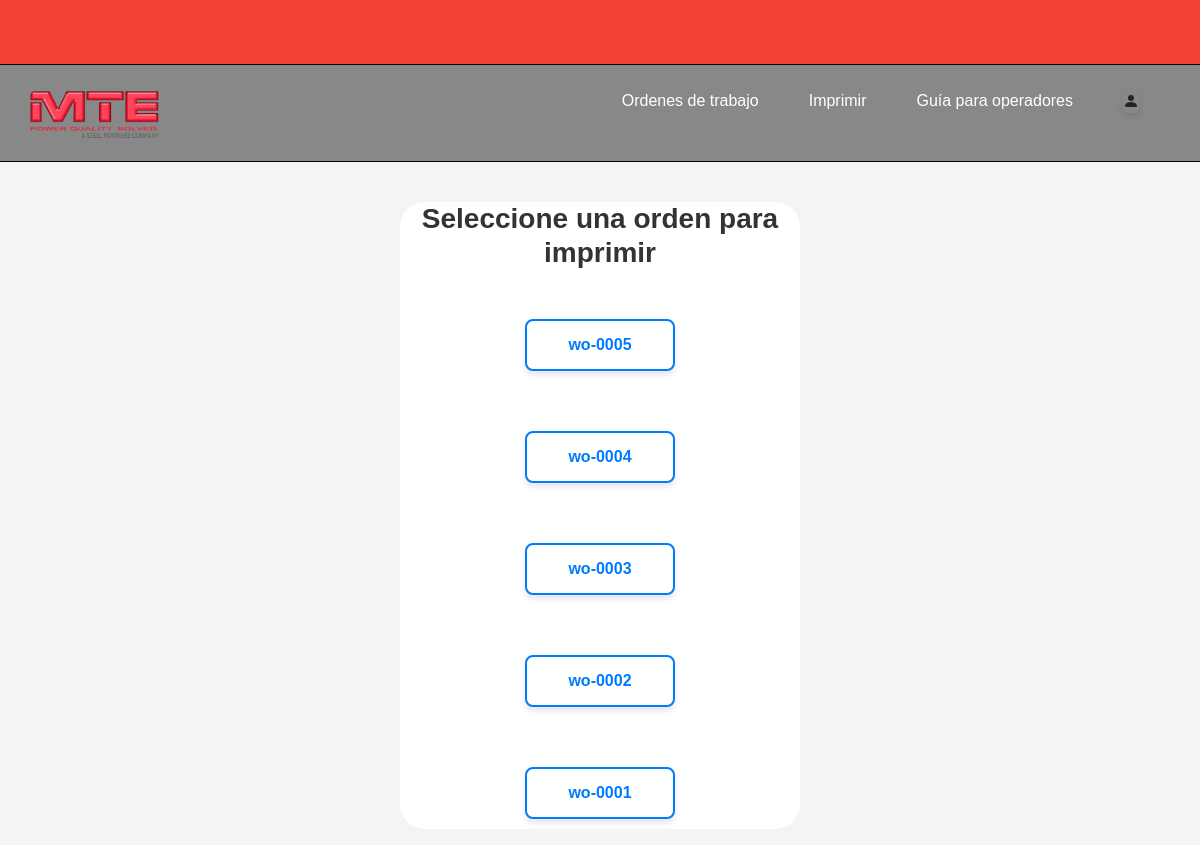
/Ordenes/, run on the app's committed database.
### polls/models.py (models this page shows, shortened)
class work_orders(models.Model):
    work_cell = models.ForeignKey(work_cells, on_delete=models.CASCADE, related_name='work_orders')
    order_number = models.CharField(max_length=50, unique=True)
    pub_date = models.DateTimeField(auto_now_add=True)
    is_active = models.BooleanField(default=True)

### polls/views.py (the view)
# urls.py: path("Ordenes/", OrdenesListView.as_view(), name="print"),
class OrdenesListView (ListView):
    model = work_orders
    template_name = "polls/ordenes.html"
    context_object_name = "orders"
    def get_queryset(self):
        return work_orders.objects.filter(is_active=True).order_by("-pub_date")[:50]

### polls/templates/polls/ordenes.html (shortened to what this page needs)
{% extends "polls/base.html" %}
{% block content%}
<div class = "container">
    <center><h1> Seleccione una orden para imprimir  </h1></center>
    {% for order in orders %}
    <div class="navegador">
        <ul style="list-style-type: none; text-align: center; margin-top: 50px;">
            <li style="margin-bottom: 10px;">
                <a href="{% url 'imprimir' order.id %}"> {{order.order_number}} </a>
            </li>
        </ul>
    </div>
    {% endfor %}
</div>
{% endblock %}

### polls/templates/polls/base.html (style rules this page uses)
body { font-family: Arial, sans-serif; background-color: #f4f4f4; }
h1 { text-align: center; margin: 40px 0; font-size: 28px; font-weight: bold; color: #333; }
.navegador ul { margin-top: 40px; display: flex; flex-direction: column; gap: 20px; align-items: center; padding: 0; list-style: none; }
.navegador ul li a { background-color: white; color: #007bff; font-weight: 600; text-decoration: none; padding: 12px 30px; border: 2px solid #007bff; border-radius: 8px; box-shadow: 0 4px 6px rgba(0, 0, 0, 0.1); transition: all 0.3s ease; display: inline-block; min-width: 150px; text-align: center; }
.container { background-color: white; border-radius: 25px; width: 40%; text-align: center; }

### data on the page
work_orders: order_number "wo-0005"
work_orders: order_number "wo-0004"
work_orders: order_number "wo-0003"
work_orders: order_number "wo-0002"
work_orders: order_number "wo-0001"
